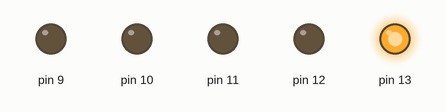
This sketch was run on a simulated Arduino Uno, built with avr-gcc and run on an emulated ATmega328P. Shown: output pins drawn as LEDs (lit = HIGH).

Above: at 0.05 s.
At 0.45 s:
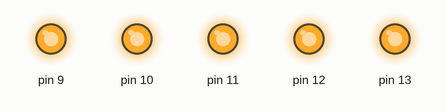
At 0.65 s:
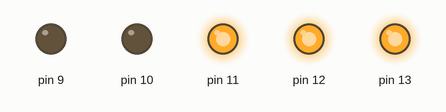
At 1.35 s:
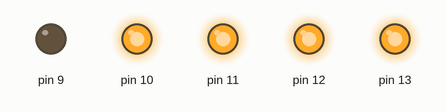
At 1.95 s:
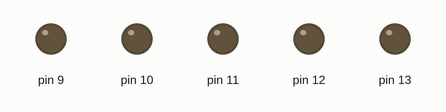
At 2.75 s:
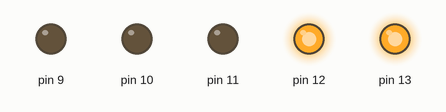
Timing chart, 0 to 3.0 s (numbered marks = the images above):
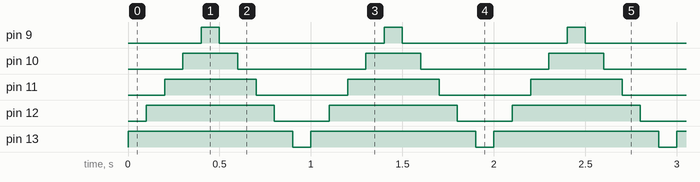

Measured:
- by itself, pin 9: alternates HIGH for 0.10 s and LOW for 0.90 s
- by itself, pin 10: alternates HIGH for 0.30 s and LOW for 0.70 s
- by itself, pin 11: alternates HIGH for 0.50 s and LOW for 0.50 s
- by itself, pin 12: alternates HIGH for 0.70 s and LOW for 0.30 s
- by itself, pin 13: alternates HIGH for 0.90 s and LOW for 0.10 s

The sketch:

For.ino
```cpp
int t=100;

void setup() {
  // put your setup code here, to run once:
  for(int i=13;i>8;i--)
  {
  pinMode(i,OUTPUT);
  }
}

void loop() {
  // put your main code here, to run repeatedly:
  for(int i=13;i>8;i--)
  {
  digitalWrite(i,HIGH);
  delay(t);
  }
  for(int i=9;i<14;i++)
  {
  digitalWrite(i,LOW);
  delay(t);
  }

}
```
